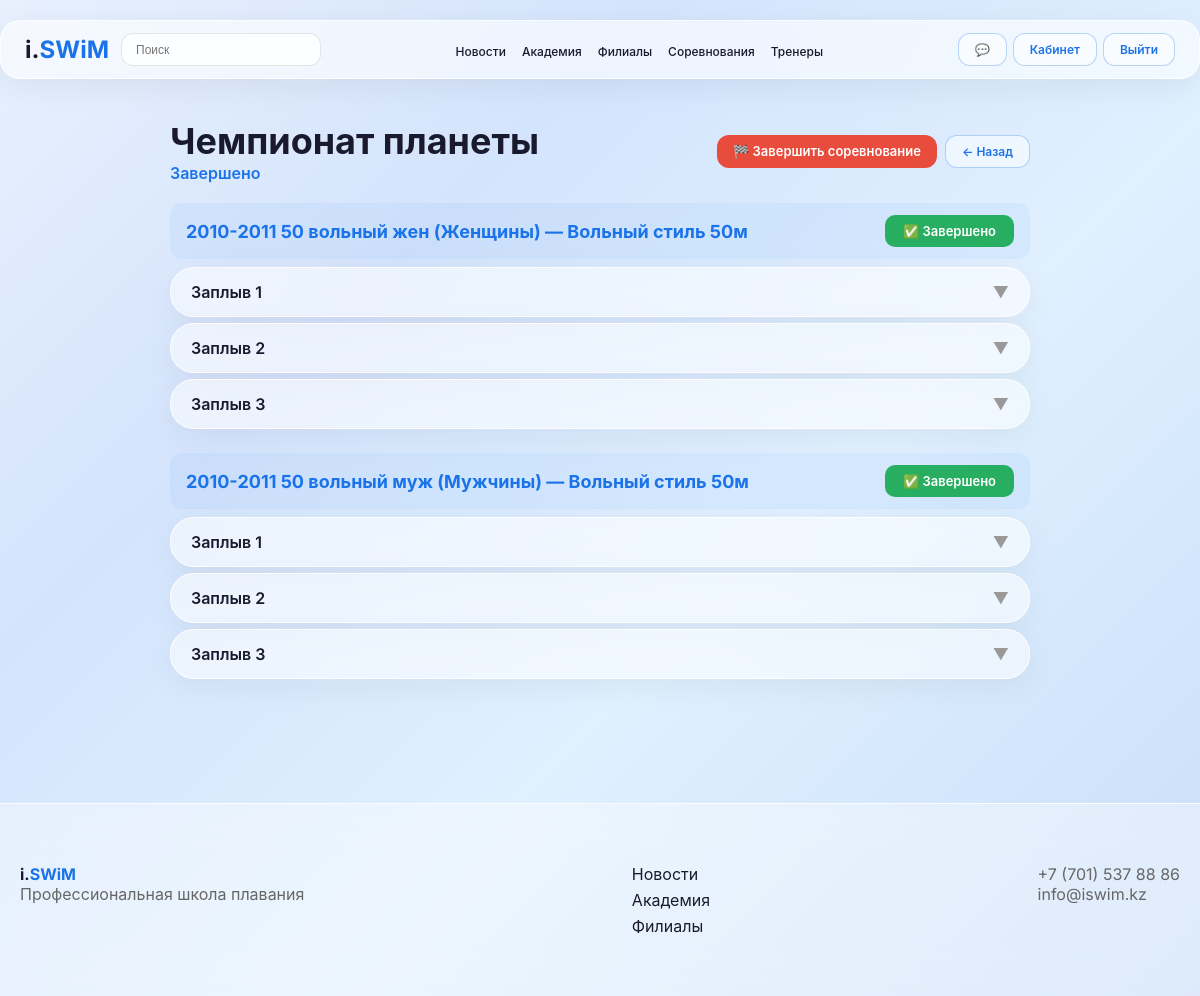
The page /competitions/4/live/ (signed in) on the database its author committed.
### competitions/models.py (models this page shows, shortened)
class Competition(models.Model):
    STATUS_CHOICES = [
        ('upcoming', 'Предстоящее'),
        ('registration', 'Регистрация открыта'),
        ('closed', 'Регистрация закрыта'),
        ('ongoing', 'Идёт сейчас'),
        ('finished', 'Завершено'),
        ('cancelled', 'Отменено'),
    ]
    title = models.CharField(max_length=200, verbose_name='Название')
    description = models.TextField(blank=True, verbose_name='Описание')
    location = models.CharField(max_length=300, verbose_name='Место проведения')
    branch = models.ForeignKey(Branch, on_delete=models.SET_NULL, null=True, blank=True, verbose_name='Филиал')
    start_date = models.DateField(verbose_name='Дата начала')
    end_date = models.DateField(blank=True, null=True, verbose_name='Дата окончания')
    registration_deadline = models.DateField(blank=True, null=True, verbose_name='Дедлайн заявок')
    registration_deadline_time = models.CharField(max_length=5, default="23:59", verbose_name="Время закрытия заявок")
    status = models.CharField(max_length=15, choices=STATUS_CHOICES, default='upcoming', verbose_name='Статус')
    lanes = models.PositiveIntegerField(default=6, verbose_name='Количество дорожек')
    regulation = models.FileField(upload_to='regulations/', blank=True, verbose_name='Положение (PDF)')
    created_by = models.ForeignKey(User, on_delete=models.SET_NULL, null=True, verbose_name='Создал')
    created_at = models.DateTimeField(auto_now_add=True, verbose_name='Создано')
    image = models.ImageField(upload_to='competitions/', blank=True, verbose_name='Баннер')
    class Meta:
        verbose_name = 'Соревнование'
        verbose_name_plural = 'Соревнования'
        ordering = ['start_date']

class AgeCategory(models.Model):
    competition = models.ForeignKey(Competition, on_delete=models.CASCADE, related_name='age_categories', verbose_name='Соревнование')
    name = models.CharField(max_length=100, verbose_name='Название')
    birth_year_from = models.PositiveIntegerField(verbose_name='Год рождения от')
    birth_year_to = models.PositiveIntegerField(verbose_name='Год рождения до')
    gender = models.CharField(max_length=1, choices=[('M', 'Мужчины'), ('F', 'Женщины')], verbose_name='Пол')
    class Meta:
        verbose_name = 'Возрастная категория'
        verbose_name_plural = 'Возрастные категории'

class Discipline(models.Model):
    STYLE_CHOICES = [
        ('free', 'Вольный стиль'),
        ('back', 'На спине'),
        ('breast', 'Брасс'),
        ('fly', 'Баттерфляй'),
        ('medley', 'Комплекс'),
    ]
    competition = models.ForeignKey(Competition, on_delete=models.CASCADE, related_name='disciplines', verbose_name='Соревнование')
    style = models.CharField(max_length=10, choices=STYLE_CHOICES, verbose_name='Стиль')
    distance = models.PositiveIntegerField(verbose_name='Дистанция (м)')
    class Meta:
        verbose_name = 'Дисциплина'
        verbose_name_plural = 'Дисциплины'
        unique_together = ['competition', 'style', 'distance']

class Heat(models.Model):
    competition = models.ForeignKey(Competition, on_delete=models.CASCADE, related_name='heats', verbose_name='Соревнование')
    discipline = models.ForeignKey(Discipline, on_delete=models.CASCADE, related_name='heats', verbose_name='Дисциплина')
    age_category = models.ForeignKey(AgeCategory, on_delete=models.CASCADE, verbose_name='Возрастная категория')
    number = models.PositiveIntegerField(verbose_name='Номер заплыва')
    created_at = models.DateTimeField(auto_now_add=True, verbose_name='Создан')
    class Meta:
        verbose_name = 'Заплыв'
        verbose_name_plural = 'Заплывы'
        ordering = ['number']

### competitions/views.py (the view)
# urls.py: path('competitions/<int:pk>/live/', LiveCompetitionView.as_view(), name='live_competition'),
class LiveCompetitionView(LoginRequiredMixin, TemplateView):
    template_name = 'competitions/live_competition.html'
    def get_context_data(self, **kwargs):
        ctx = super().get_context_data(**kwargs)
        ctx['comp'] = get_object_or_404(Competition, pk=self.kwargs['pk'])
        ctx['groups'] = get_grouped_heats(ctx['comp'])  # ('age_category__birth_year_from', 'age_category__gender', 'discipline__style', 'discipline__distance', 'number')
        ctx["all_disciplines_done"] = all(g["is_finished"] for g in ctx["groups"])
        return ctx

### competitions/templates/competitions/live_competition.html (shortened to what this page needs)
{% extends 'core/base.html' %}
{% block content %}
<div class="container" style="max-width:900px;">
    <div style="display:flex;justify-content:space-between;align-items:center;margin-bottom:20px;">
        <div>
            <h1 class="page-title" style="margin:0;">{{ comp.title }}</h1>
            <span style="color:#1a73e8;font-weight:600;">{{ comp.get_status_display }}</span>
        </div>
        <div style="display:flex;gap:8px;">
            {% if all_disciplines_done %}
            <a href="{% url 'finish_competition' comp.pk %}" class="btn-glass" style="background:#e74c3c;font-size:13px;" onclick="return confirm('Завершить соревнование?')">🏁 Завершить соревнование</a>
            {% endif %}
            <a href="{% url 'competition_detail' comp.pk %}" class="btn-glass-outline">← Назад</a>
        </div>
    </div>
    {% for group in groups %}
    <div style="margin-bottom:24px;">
        <div style="padding:12px 16px;background:rgba(26,115,232,0.05);border-radius:12px;margin-bottom:8px;display:flex;justify-content:space-between;align-items:center;">
            <h3 style="font-weight:700;color:#1a73e8;margin:0;font-size:18px;">
                {{ group.category.name }} ({{ group.category.get_gender_display }}) — {{ group.discipline.get_style_display }} {{ group.discipline.distance }}м
            </h3>
            {% if group.is_finished %}
            <span style="background:#27ae60;color:white;padding:8px 18px;border-radius:10px;font-size:13px;font-weight:600;">✅ Завершено</span>
            {% else %}
            <a href="{% url 'finalize_results' comp.pk group.discipline.id group.category.id %}"
               style="background:#27ae60;color:white;padding:8px 18px;border-radius:10px;font-size:13px;text-decoration:none;font-weight:600;"
               onclick="return confirm('Завершить дисциплину?')">✅ Завершить дисциплину</a>
            {% endif %}
        </div>
        {% for heat in group.heats %}
        <div class="glass-card" style="margin-bottom:6px;padding:0;overflow:hidden;">
            <div onclick="toggleHeat(this)" style="padding:14px 20px;cursor:pointer;display:flex;justify-content:space-between;align-items:center;">
                <span style="font-weight:600;">Заплыв {{ heat.number }}</span>
                <span class="toggle-icon" style="color:#999;">▼</span>
            </div>
        </div>
        {% endfor %}
    </div>
    {% empty %}
    <p style="color:#999;">Заплывы не сформированы</p>
    {% endfor %}
</div>
{% endblock %}

### core/templates/core/base.html (style rules this page uses)
* { margin: 0; padding: 0; box-sizing: border-box; }
body { font-family: 'Inter', -apple-system, BlinkMacSystemFont, sans-serif; background: linear-gradient(135deg, #e8f0fe 0%, #d4e4fc 30%, #e0f0ff 60%, #c8ddf8 100%); background-attachment: fixed; min-height: 100vh; color: #1a1a2e; }
.btn-glass, .btn-glass-outline { padding: 8px 16px; border-radius: 12px; font-weight: 600; font-size: 12px; cursor: pointer; text-decoration: none; display: inline-block; white-space: nowrap; }
.btn-glass { background: rgba(26,115,232,0.9); color: white; border: none; }
.btn-glass-outline { background: rgba(255,255,255,0.5); border: 1px solid rgba(26,115,232,0.3); color: #1a73e8; }
.container { max-width: 1200px; margin: 0 auto; padding: 20px; }
.glass-card { background: rgba(255,255,255,0.55); backdrop-filter: blur(20px); border: 1px solid rgba(255,255,255,0.8); border-radius: 24px; padding: 32px; box-shadow: 0 8px 32px rgba(0,0,0,0.05); }
.page-title { font-size: 36px; font-weight: 700; margin-bottom: 24px; }

### rows shown on the page
Competition: title "Чемпионат планеты", status "Завершено"
AgeCategory: category.name "2010-2011 50 вольный жен", category.gender "Женщины", discipline.style "Вольный стиль", discipline.distance "50"
Heat: number "1"
Heat: number "2"
Heat: number "3"
AgeCategory: category.name "2010-2011 50 вольный муж", category.gender "Мужчины", discipline.style "Вольный стиль", discipline.distance "50"
Heat: number "1"
Heat: number "2"
Heat: number "3"
